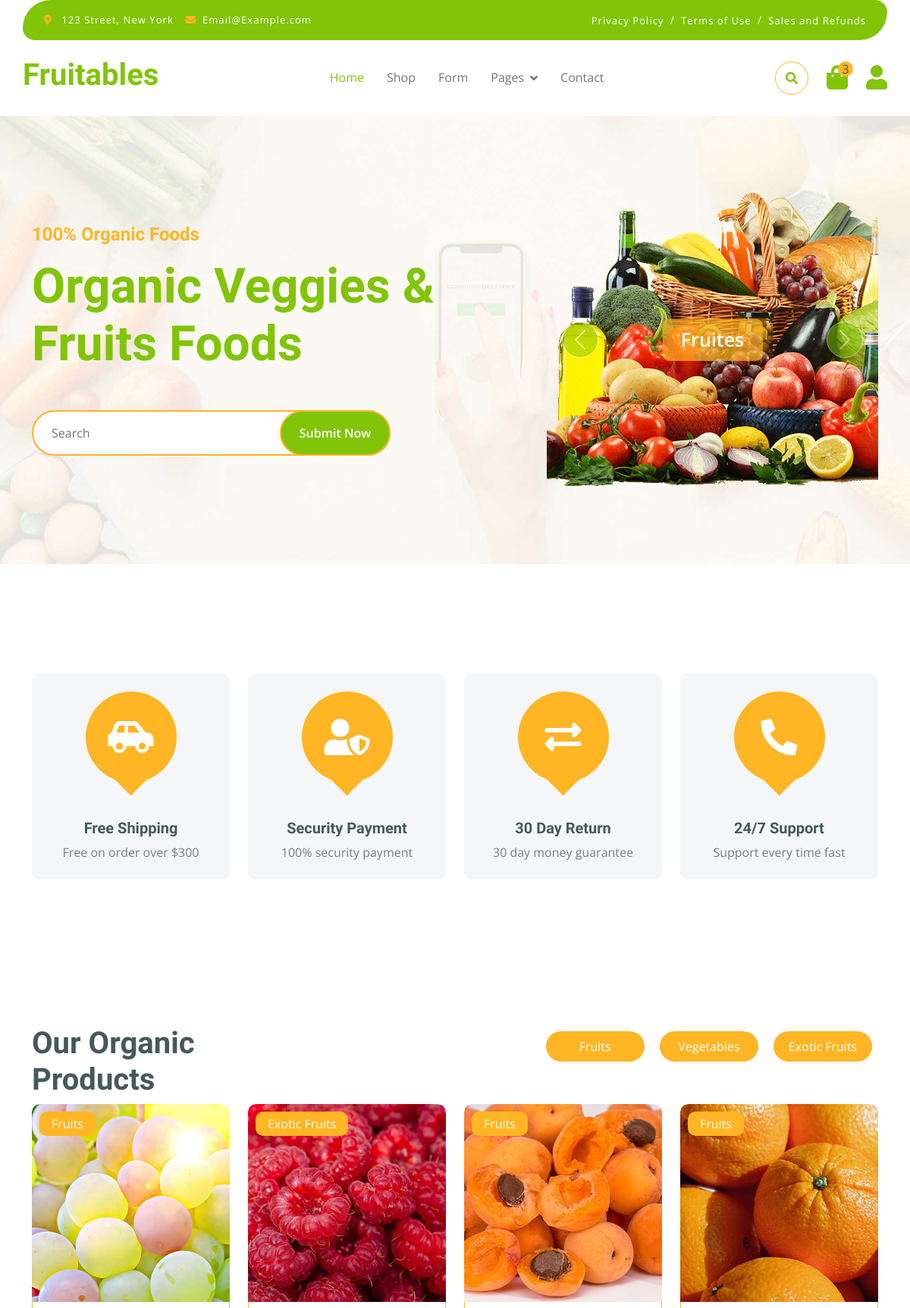
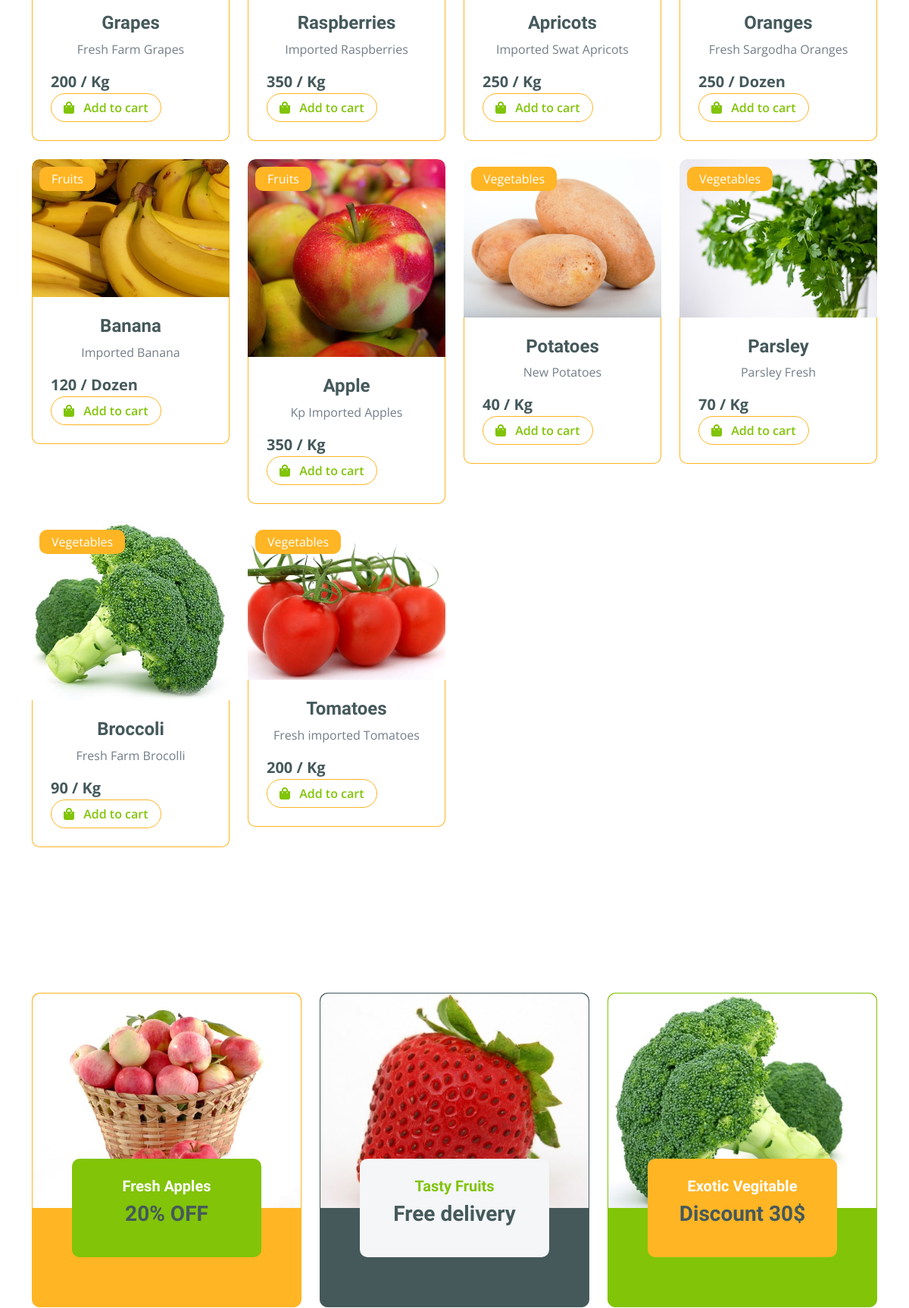
The page / (upper part) on the database its author committed (2 pictures, top to bottom).
### webstore/models.py (models this page shows)
class Category(models.Model):
    c_id= models.AutoField(primary_key=True)
    name = models.CharField(max_length=50)
    def __str__(self):
        return self.name
    @staticmethod
    def get_all_categories():
        return Category.objects.all()

class Product(models.Model):
    name = models.CharField(max_length=50)
    price = models.IntegerField(default=0)
    image = models.ImageField(upload_to="store/images/")
    weight = models.CharField(max_length=40)
    quantity = models.IntegerField(default=5)
    description = models.CharField(max_length=300)
    category_id = models.ForeignKey(Category,on_delete=models.CASCADE)
    def __str__(self):
        return self.name
    @staticmethod
    def get_all_products():
        return Product.objects.all()

### webstore/views.py (the view)
# urls.py: path("",myhome),
def myhome(request):
    categories = Category.get_all_categories()
    products = Product.get_all_products()
    mydict = {}
    print(products)
    mydict['category_items']=categories
    mydict['product_items']=products
    return render(request,"home.html",mydict)

### webstore/templates/home.html (shortened to what this page needs)
{% extends "parent.html" %}
{% load static %}
{% block content %}
        <div class="container-fluid py-5 mb-5 hero-header">
            <div class="container py-5">
                <div class="row g-5 align-items-center">
                    <div class="col-md-12 col-lg-7">
                        <h4 class="mb-3 text-secondary">100% Organic Foods</h4>
                        <h1 class="mb-5 display-3 text-primary">Organic Veggies & Fruits Foods</h1>
                        <div class="position-relative mx-auto">
                            <input class="form-control border-2 border-secondary w-75 py-3 px-4 rounded-pill" type="number" placeholder="Search">
                            <button type="submit" class="btn btn-primary border-2 border-secondary py-3 px-4 position-absolute rounded-pill text-white h-100" style="top: 0; right: 25%;">Submit Now</button>
                        </div>
                    </div>
                    <div class="col-md-12 col-lg-5">
                        <div id="carouselId" class="carousel slide position-relative" data-bs-ride="carousel">
                            <div class="carousel-inner" role="listbox">
                                <div class="carousel-item active rounded">
                                    <img src="{% static 'img/hero-img-1.png' %}" class="{% static 'img-fluid w-100 h-100 bg-secondary rounded' %}" alt="First slide">
                                    <a href="#" class="btn px-4 py-2 text-white rounded">Fruites</a>
                                </div>
                            </div>
                            <button class="carousel-control-prev" type="button" data-bs-target="#carouselId" data-bs-slide="prev">
                                <span class="carousel-control-prev-icon" aria-hidden="true"></span>
                            </button>
                            <button class="carousel-control-next" type="button" data-bs-target="#carouselId" data-bs-slide="next">
                                <span class="carousel-control-next-icon" aria-hidden="true"></span>
                            </button>
                        </div>
                    </div>
                </div>
            </div>
        </div>
        <div class="container-fluid featurs py-5">
            <div class="container py-5">
                <div class="row g-4">
                    <div class="col-md-6 col-lg-3">
                        <div class="featurs-item text-center rounded bg-light p-4">
                            <div class="featurs-icon btn-square rounded-circle bg-secondary mb-5 mx-auto">
                                <i class="fas fa-car-side fa-3x text-white"></i>
                            </div>
                            <div class="featurs-content text-center">
                                <h5>Free Shipping</h5>
                                <p class="mb-0">Free on order over $300</p>
                            </div>
                        </div>
                    </div>
                    <div class="col-md-6 col-lg-3">
                        <div class="featurs-item text-center rounded bg-light p-4">
                            <div class="featurs-icon btn-square rounded-circle bg-secondary mb-5 mx-auto">
                                <i class="fas fa-user-shield fa-3x text-white"></i>
                            </div>
                            <div class="featurs-content text-center">
                                <h5>Security Payment</h5>
                                <p class="mb-0">100% security payment</p>
                            </div>
                        </div>
                    </div>
                    <div class="col-md-6 col-lg-3">
                        <div class="featurs-item text-center rounded bg-light p-4">
                            <div class="featurs-icon btn-square rounded-circle bg-secondary mb-5 mx-auto">
                                <i class="fas fa-exchange-alt fa-3x text-white"></i>
                            </div>
                            <div class="featurs-content text-center">
                                <h5>30 Day Return</h5>
                                <p class="mb-0">30 day money guarantee</p>
                            </div>
                        </div>
                    </div>
                    <div class="col-md-6 col-lg-3">
                        <div class="featurs-item text-center rounded bg-light p-4">
                            <div class="featurs-icon btn-square rounded-circle bg-secondary mb-5 mx-auto">
                                <i class="fa fa-phone-alt fa-3x text-white"></i>
                            </div>
                            <div class="featurs-content text-center">
                                <h5>24/7 Support</h5>
                                <p class="mb-0">Support every time fast</p>
                            </div>
                        </div>
                    </div>
                </div>
            </div>
        </div>
        <div class="container-fluid fruite py-5">
            <div class="container py-5">
                <div class="tab-class text-center">
                    <div class="row g-4">
                        <div class="col-lg-4 text-start">
                            <h1>Our Organic Products</h1>
                        </div>
                        <div class="col-lg-8 text-end">
                            {% for category in category_items %}
                            <ul class="nav nav-pills d-inline-flex text-center mb-5">
                            <li class="nav-item">
                                <a class="d-flex m-2 py-2 bg-light rounded-pill active" data-bs-toggle="pill" href="#">
                                        <span class="text-dark" style="width: 130px;">{{category.name}}</span>  </a>
                            </li>
                            </ul>
                            {% endfor %}
                        </div>
                    </div>
                    <div class="tab-content">
                        <div id="#" class="tab-pane fade show p-0 active">
                            <div class="row g-4">
                                <div class="col-lg-12">
                                    <div class="row g-4">
                                        {% for product in product_items %}
                                        <div class="col-md-6 col-lg-4 col-xl-3">
                                            <div class="rounded position-relative fruite-item">
                                                <div class="fruite-img">
                                                    <img src="{{product.image.url}}" class="img-fluid w-100 rounded-top" height="250px">
                                                </div>
                                                <div class="text-white bg-secondary px-3 py-1 rounded position-absolute" style="top: 10px; left: 10px;">{{product.category_id}}</div>
                                                <div class="p-4 border border-secondary border-top-0 rounded-bottom">
                                                    <h4>{{product.name}}</h4>
                                                    <p>{{product.description}}</p>
                                                    <div class="d-flex justify-content-between flex-lg-wrap">
                                                        <p class="text-dark fs-5 fw-bold mb-0">{{product.price}} / {{product.weight}}</p>
                                                        <a href="#" class="btn border border-secondary rounded-pill px-3 text-primary"><i class="fa fa-shopping-bag me-2 text-primary"></i> Add to cart</a>
                                                    </div>
                                                </div>
                                            </div>
                                        </div>
                                        {% endfor %}
                                     </div>
                                </div>
                            </div>
                        </div>
                    </div>
                </div>
            </div>
        </div>
        <div class="container-fluid service py-5">
            <div class="container py-5">
                <div class="row g-4 justify-content-center">
                    <div class="col-md-6 col-lg-4">
                        <a href="#">
                            <div class="service-item bg-secondary rounded border border-secondary">
                                <img src="img/featur-1.jpg" class="img-fluid rounded-top w-100" alt="">
                                <div class="px-4 rounded-bottom">
                                    <div class="service-content bg-primary text-center p-4 rounded">
                                        <h5 class="text-white">Fresh Apples </h5>
                                        <h3 class="mb-0">20%  OFF</h3>
                                    </div>
                                </div>
                            </div>
                        </a>
                    </div>
                    <div class="col-md-6 col-lg-4">
                        <a href="#">
                            <div class="service-item bg-dark rounded border border-dark">
                                <img src="img/featur-2.jpg" class="img-fluid rounded-top w-100" alt="">
                                <div class="px-4 rounded-bottom">
                                    <div class="service-content bg-light text-center p-4 rounded">
                                        <h5 class="text-primary">Tasty Fruits</h5>
                                        <h3 class="mb-0">Free delivery</h3>
                                    </div>
                                </div>
                            </div>
                        </a>
                    </div>
                    <div class="col-md-6 col-lg-4">
                        <a href="#">
                            <div class="service-item bg-primary rounded border border-primary">
                                <img src="img/featur-3.jpg" class="img-fluid rounded-top w-100" alt="">
                                <div class="px-4 rounded-bottom">
                                    <div class="service-content bg-secondary text-center p-4 rounded">
                                        <h5 class="text-white">Exotic Vegitable</h5>
                                        <h3 class="mb-0">Discount 30$</h3>
                                    </div>
                                </div>
                            </div>
                        </a>
                    </div>
                </div>
            </div>
        </div>
{% endblock %}

### webstore/templates/parent.html (shortened to what this page needs)
{% load static %}
<!DOCTYPE html>
<html lang="en">
    <head>
        <link rel="stylesheet" href="https://use.fontawesome.com/releases/v5.15.4/css/all.css"/>
        <link href="https://cdn.jsdelivr.net/npm/bootstrap-icons@1.4.1/font/bootstrap-icons.css" rel="stylesheet">
        <link href="{% static 'lib/lightbox/css/lightbox.min.css' %}" rel="stylesheet">
        <link href="{% static 'lib/owlcarousel/assets/owl.carousel.min.css' %}" rel="stylesheet">
        <link href="{% static 'css/bootstrap.min.css' %}" rel="stylesheet">
        <link href="{% static 'css/style.css' %}" rel="stylesheet">
    </head>
    <body>
        <div class="container-fluid fixed-top">
            <div class="container topbar bg-primary d-none d-lg-block">
                <div class="d-flex justify-content-between">
                    <div class="top-info ps-2">
                        <small class="me-3"><i class="fas fa-map-marker-alt me-2 text-secondary"></i> <a href="#" class="text-white">123 Street, New York</a></small>
                        <small class="me-3"><i class="fas fa-envelope me-2 text-secondary"></i><a href="#" class="text-white">Email@Example.com</a></small>
                    </div>
                    <div class="top-link pe-2">
                        <a href="#" class="text-white"><small class="text-white mx-2">Privacy Policy</small>/</a>
                        <a href="#" class="text-white"><small class="text-white mx-2">Terms of Use</small>/</a>
                        <a href="#" class="text-white"><small class="text-white ms-2">Sales and Refunds</small></a>
                    </div>
                </div>
            </div>
            <div class="container px-0">
                <nav class="navbar navbar-light bg-white navbar-expand-xl">
                    <a href="http://127.0.0.1:8000/" class="navbar-brand"><h1 class="text-primary display-6">Fruitables</h1></a>
                    <div class="collapse navbar-collapse bg-white" id="navbarCollapse">
                        <div class="navbar-nav mx-auto">
                            <a href="http://127.0.0.1:8000/" class="nav-item nav-link active">Home</a>
                            <a href="shop" class="nav-item nav-link">Shop</a>
                            <a href="form" class="nav-item nav-link">Form</a>
                            <div class="nav-item dropdown">
                                <a href="#" class="nav-link dropdown-toggle" data-bs-toggle="dropdown">Pages</a>
                            </div>
                            <a href="contact" class="nav-item nav-link">Contact</a>
                        </div>
                        <div class="d-flex m-3 me-0">
                            <button class="btn-search btn border border-secondary btn-md-square rounded-circle bg-white me-4" data-bs-toggle="modal" data-bs-target="#searchModal"><i class="fas fa-search text-primary"></i></button>
                            <a href="#" class="position-relative me-4 my-auto">
                                <i class="fa fa-shopping-bag fa-2x"></i>
                                <span class="position-absolute bg-secondary rounded-circle d-flex align-items-center justify-content-center text-dark px-1" style="top: -5px; left: 15px; height: 20px; min-width: 20px;">3</span>
                            </a>
                            <a href="#" class="my-auto">
                                <i class="fas fa-user fa-2x"></i>
                            </a>
                        </div>
                    </div>
                </nav>
            </div>
        </div>
        {% block content %}
        {% endblock %}
    </body>
</html>

### rows shown on the page
Category: name "Fruits"
Category: name "Vegetables"
Category: name "Exotic Fruits"
Product: image (picture), category_id "Fruits", name "Grapes", description "Fresh Farm Grapes", price "200", weight "Kg"
Product: image (picture), category_id "Exotic Fruits", name "Raspberries", description "Imported Raspberries", price "350", weight "Kg"
Product: image (picture), category_id "Fruits", name "Apricots", description "Imported Swat Apricots", price "250", weight "Kg"
Product: image (picture), category_id "Fruits", name "Oranges", description "Fresh Sargodha Oranges", price "250", weight "Dozen"
Product: image (picture), category_id "Fruits", name "Banana", description "Imported Banana", price "120", weight "Dozen"
Product: image (picture), category_id "Fruits", name "Apple", description "Kp Imported Apples", price "350", weight "Kg"
Product: image (picture), category_id "Vegetables", name "Potatoes", description "New Potatoes", price "40", weight "Kg"
Product: image (picture), category_id "Vegetables", name "Parsley", description "Parsley Fresh", price "70", weight "Kg"
Product: image (picture), category_id "Vegetables", name "Broccoli", description "Fresh Farm Brocolli", price "90", weight "Kg"
Product: image (picture), category_id "Vegetables", name "Tomatoes", description "Fresh imported Tomatoes", price "200", weight "Kg"
